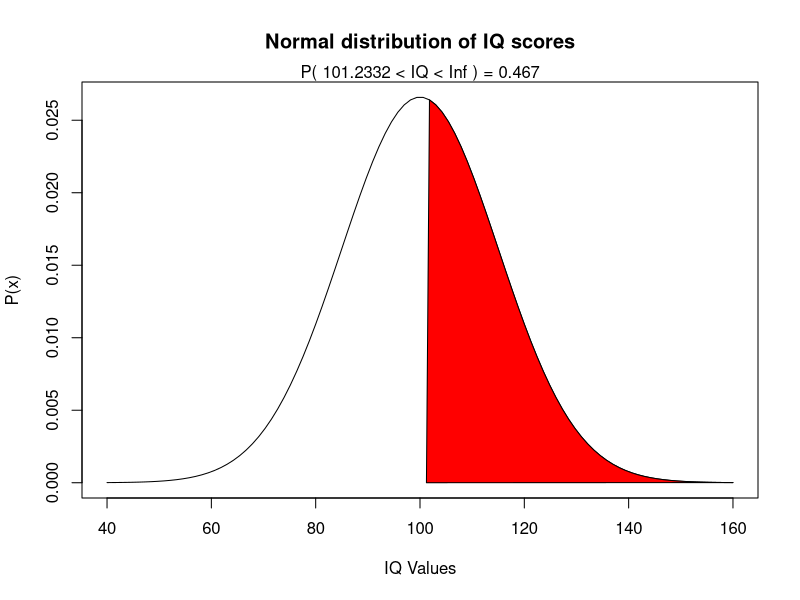

R code for this plot:
# graphing probability density functions in R

# Example: plotting the normal distribution of children's IQ scores
## mean=100, st. dev=15

# What percentage of children have an IQ score greater than 115?

# Define parameters of our distribution

mean <- 100
stdev <-15

# define lower and upper bounds of region of interest
lower <- 101.2332
upper <- Inf

# generate sequence of numbers and make normal distribution
x <- seq(mean-4*stdev,mean+4*stdev,length=100)
p <- dnorm(x, mean, stdev)

# make a plot and add probability distribution and axis labels
plot(x, p, type="l", xlab="IQ Values", ylab = "P(x)", 
     main = "Normal distribution of IQ scores")

# generate a polygon for region of interest
i <- x<=upper & x>=lower # indexes of values of interest in the x axis
px <- c(lower, x[i], upper) #x axis points for polygon
py <- c(0,p[i],0) # y axis points for polygon
polygon(px,py, col='red')

# calculate area under the curve for region of interest and print results
area <- pnorm(upper, mean, stdev) - pnorm(lower, mean, stdev) 
#pnorm calculates the area under the curve up to the point that is given

result <- paste("P(",lower,"< IQ <",upper,") =", signif(area, digits=3))
mtext(result,side = 3)
?mtext
